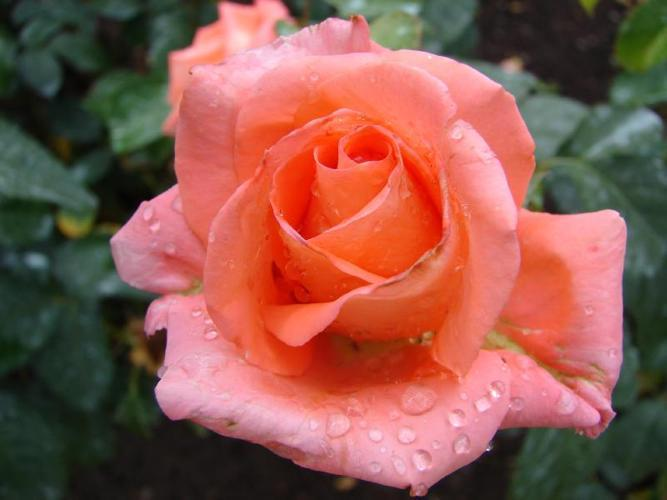
#> input picture pillow/images/image_01155.jpg, 667 x 500 px
$ python image_resize.py
#> lines starting #> are read from the running program, lines starting #| are printed output that depends on the picture
#!/usr/bin/env python3
# -*- coding: utf-8 -*-

'''
@File: image_resize.py
@Python Version: 3.11.3
@Author: Wei Li
@Contact: weili_yzzcq@163.com
@Blog: https://2694048168.github.io/blog/#/
@Time: 2023/05/21 23:12:33
@Version: 0.1
@License: Apache License Version 2.0, January 2004
@Description: image processing via Pillow library
'''

from PIL import Image


if __name__ == "__main__":
    # Image 类提供的 resize() 方法能够实现任意缩小和放大图像
    img = Image.open("images/image_01155.jpg")
#> img is the input picture: PIL image 667x500 RGB; mean R, G, B 142.2, 88, 76.7

    try:
# https://pillow.readthedocs.io/en/stable/reference/Image.html#PIL.Image.Image.resize
        up_size = (img.width * 4, img.height * 4)
#> up_size = (2668, 2000)
        down_size = (img.width // 2, img.height // 2)
#> down_size = (333, 250)
        image1 = img.resize(size=up_size, resample=Image.Resampling.LANCZOS)
        image2 = img.resize(size=down_size, resample=Image.Resampling.LANCZOS)
        image1.save("./images/image_01155_upsample.jpg")
        image2.save("./images/image_01155_downsample.jpg")

        # (top_left, bottom_right) rectangle by (w, h) coordates
        box_roi = (255, 150, 440, 328)
        roi_size = (440 - 255, 328 - 150)
        image_roi = img.resize(size=roi_size,
                           resample=Image.Resampling.LANCZOS,
                           box=box_roi,
                           reducing_gap=3.0)
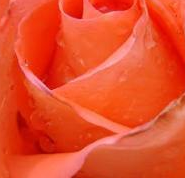
#> image_roi: PIL image 185x178 RGB; mean R, G, B 229.4, 76.4, 41.1
        image_roi.save("./images/image_01155_roi.jpg")

        width, height = img.size
#> width = 667; height = 500
        crop_size = min(width, height)
#> crop_size = 500
        # center crop image 中心裁剪保证 H=W
        # ------------------------------------------
        # image copy() | paste() | crop() function
        # ------------------------------------------
        crop_box = ((width - crop_size) // 2, (height - crop_size) // 2,
                    (width + crop_size) // 2, (height + crop_size) // 2)
#> crop_box = (83, 0, 583, 500)
        # (top_left, bottom_right)
        region_img = img.crop(crop_box)
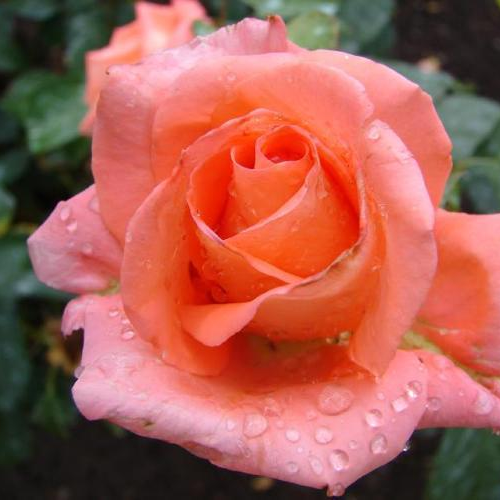
#> region_img: PIL image 500x500 RGB; mean R, G, B 168.7, 94.2, 82.6
        region_img.save("./images/image_01155_crop.jpg")

    except IOError:
        print(f"resize the image failed.")

$ run again, with pillow/images/image_01153.jpg copied over pillow/images/image_01155.jpg
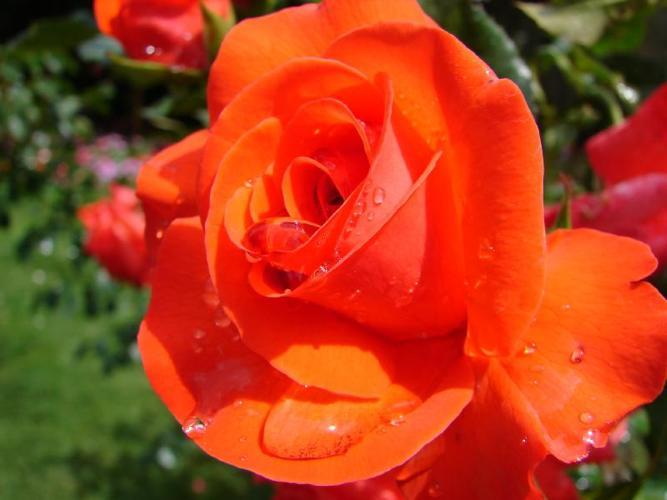
#> input picture pillow/images/image_01153.jpg, 667 x 500 px
#> img is the input picture: PIL image 667x500 RGB; mean R, G, B 173.3, 61.2, 26.6
#> `image_roi = img.resize(size=roi_size, resample=Image.Resampling.LANCZO..`:
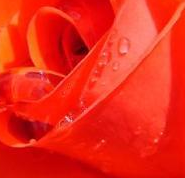
#> image_roi: PIL image 185x178 RGB; mean R, G, B 235.5, 40.3, 24.1
#> `region_img = img.crop(crop_box)`:
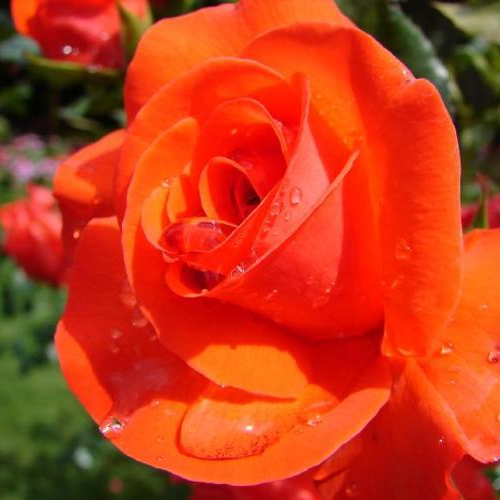
#> region_img: PIL image 500x500 RGB; mean R, G, B 195.4, 58.5, 24.7

$ run again, with pillow/images/panda.jpg copied over pillow/images/image_01155.jpg
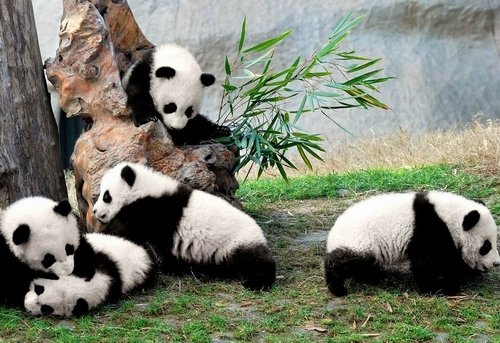
#> input picture pillow/images/panda.jpg, 500 x 343 px
#> img is the input picture: PIL image 500x343 RGB; mean R, G, B 125.8, 129.4, 114.2
#> `image_roi = img.resize(size=roi_size, resample=Image.Resampling.LANCZO..`:
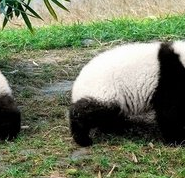
#> image_roi: PIL image 185x178 RGB; mean R, G, B 113.2, 121.6, 94.7
#> `region_img = img.crop(crop_box)`:
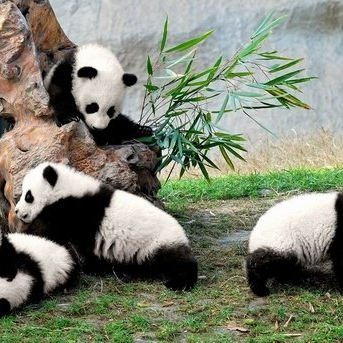
#> region_img: PIL image 343x343 RGB; mean R, G, B 129.4, 133.8, 116.8
